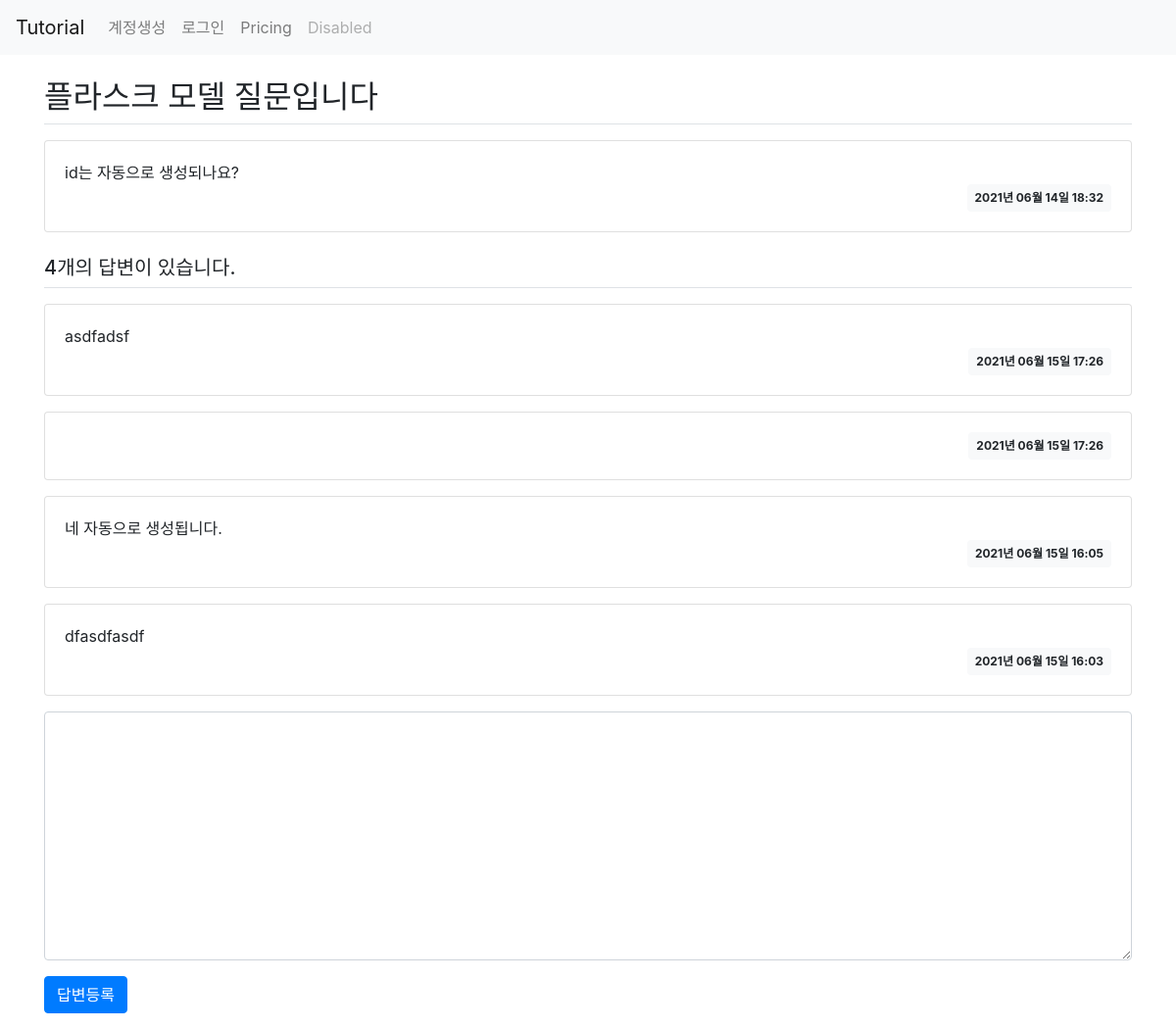
Page /answer/create/2 on the earlier database version.
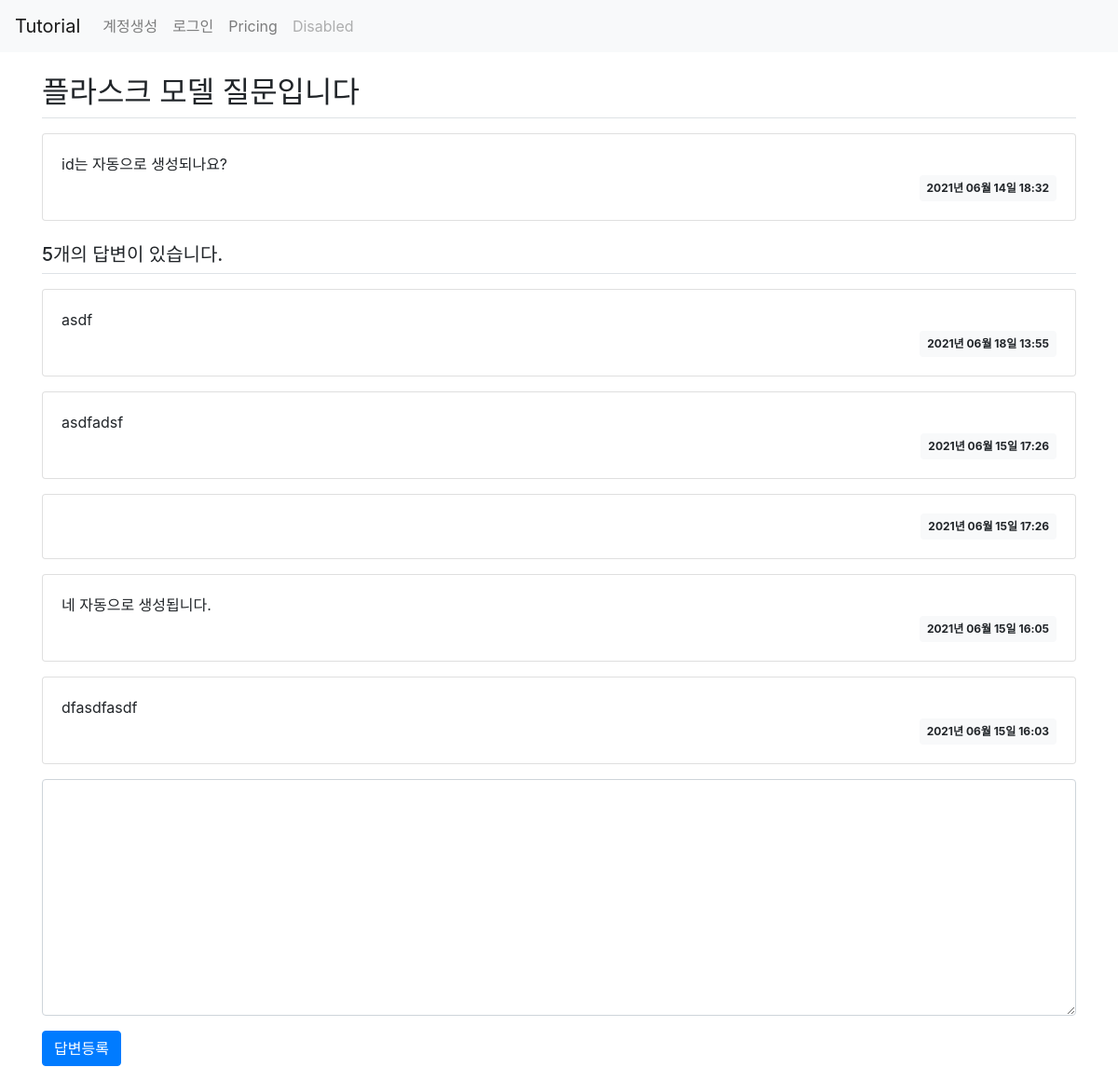
Same page on the later database version.
### app/models.py (models this page shows)
class Answer(db.Model):
    id = db.Column(db.Integer, primary_key=True)
    content = db.Column(db.Text(), nullable=False)
    create_date = db.Column(db.DateTime(), nullable=False)
    question_id = db.Column(db.Integer, db.ForeignKey('question.id', ondelete='CASCADE'))
    question = db.relationship('Question', backref=db.backref('answer_set', cascade='all, delete-orphan', order_by='Answer.create_date.desc()'))

### app/views/answer_views.py (the view, shortened to what this page needs)
@bp.route('/create/<int:question_id>', methods=['POST', 'GET'])
def create(question_id):
    form = AnswerForm()
    question = Question.query.get_or_404(question_id)
    return render_template('question/question_detail.html', question=question, form=form)

### app/forms.py
class AnswerForm(FlaskForm):
    content = TextAreaField('내용', validators=[DataRequired('내용은 필수입력 항목입니다.')])

### app/filter.py (called while the page is built)
def format_datetime(value, fmt='%Y년 %m월 %d일 %H:%M'):
    return value.strftime(fmt)

### app/templates/question/question_detail.html (shortened to what this page needs)
{% extends 'base.html' %}
{% block content %}
<div class="container my-3">
    <h2 class="border-bottom py-2">{{ question.subject }}</h2>
    <div class="card my-3">
        <div class="card-body">
            <div class="card-text" style="white-space: pre-line;">{{ question.content }}</div>
            <div class="d-flex justify-content-end">
                <div class="badge badge-light p-2">
                    {{ question.create_date|datetime }}
                </div>
            </div>
        </div>
    </div>
    <h5 class="border-bottom my-3 py-2">{{ question.answer_set|length }}개의 답변이 있습니다.</h5>
    {% for answer in question.answer_set %}
    <div class="card my-3">
        <div class="card-body">
            <div class="card-text" style="white-space: pre-line;">{{ answer.content }}</div>
            <div class="d-flex justify-content-end">
                <div class="badge badge-light p-2">
                    {{ answer.create_date|datetime }}
                </div>
            </div>
        </div>
    </div>
    {% endfor %}
    <form action="{{ url_for('answer.create', question_id=question.id) }}" method="post" class="my-3">
        <div class="form-group">
            <textarea name="content" id="content" class="form-control" rows="10"></textarea>
        </div>
        <input type="submit" value="답변등록" class="btn btn-primary">
    </form>
</div>
{% endblock content %}

Differences in the rows shown:
added Answer: content "asdf", create_date "2021년 06월 18일 13:55"
Other differences:
{{ question.answer_set|length }}: "4" → "5"
